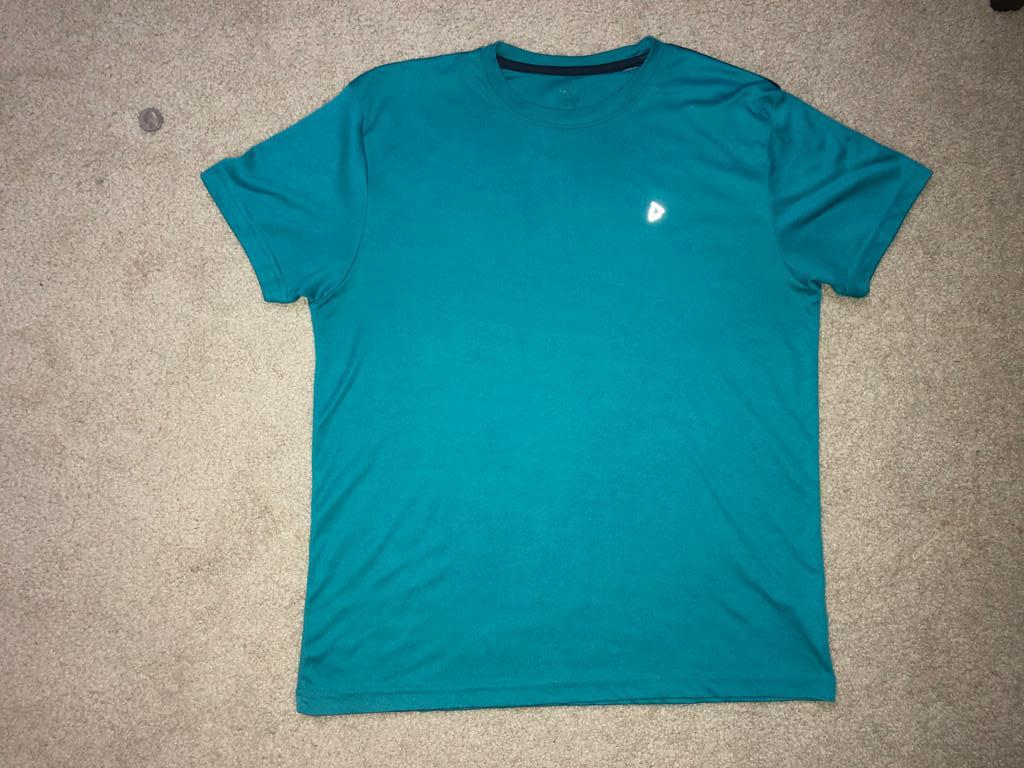
#> input picture images/outfits/best-fit-tshirt.jpeg, 1024 x 768 px
$ jupyter execute smarttry.ipynb   (older library calls are emulated)
#> lines starting #> are read from the running program, lines starting #| are printed output that depends on the picture; after the words box and inside, x2 and y2 are one past the last pixel; in counts of white or black regions, pixels touching at a corner belong together
# Fashion E-Commerce: Using Computer Vision to Find Clothing that Fits Like a Glove

> Never let online trends get in the way of creating a great outfit for yourself.

- **[Case-study and blog post](https://medium.com/egen/fashion-e-commerce-using-computer-vision-to-find-clothing-that-fits-like-a-glove-587719e125d8)**
- **[Github](https://github.com/booleanhunter-tech-blog/smarttry)**

[](https://mybinder.org/v2/gh/booleanhunter-tech-blog/smarttry/master)

## Objective

In this tutorial, you'll learn to build an algorithm in Python that computes the measurements of a T-Shirt from an image. So roll up your sleeves, and follow along!

### Let's begin by first importing a few Python libaries

Here's some brief descriptions about the packages you'll rely on to build this program:

- [cv2](https://pypi.org/project/opencv-python/): Pre-built CPU-only OpenCV packages for Python. OpenCV (Open Source Computer Vision Library) is a library of programming functions mainly aimed at real-time computer vision.
- [numpy](https://numpy.org/): A scientific computing package for Python that adds support for large, multi-dimensional arrays and matrices, along with a large collection of high-level mathematical functions to operate on these arrays.
- [matplotlib](https://matplotlib.org/): A library for creating static, animated, and interactive visualizations in Python
- [imutils](https://pypi.org/project/imutils/): A series of convenience functions to make basic image processing functions such as translation, rotation, resizing, skeletonization, displaying Matplotlib images, sorting contours, detecting edges, and much more easier with OpenCV.
- [scipy](https://www.scipy.org/): Python-based ecosystem of open-source software for mathematics, science, and engineering.

> **Did you know?** *Numpy along with libraries like SciPy and Matplotlib enabled the Event Horizon telescope to produce the [first ever image of a black hole](https://numpy.org/case-studies/blackhole-image/)*

[cell 1]
import cv2
import imutils
import numpy as np
from imutils import contours
from imutils import perspective
from scipy.spatial import distance as dist
from matplotlib import pyplot as plt

Good. Now that you have imported the libaries, let's begin by first importing an image of a T-Shirt. Assume that this T-Shirt is your current best-fit.

## Load the image of the T-shirt that is your current best fit

Use `cv2.imread` to read an image from your file system.

[cell 2]
bestFitImage = cv2.imread('./images/outfits/best-fit-tshirt.jpeg')
#> bestFitImage is the input picture: shape (768, 1024, 3); mean B, G, R 145.2, 145.6, 95.3

For knowing what the image looks like, you can use Matplotlib's `imshow` function, which will read the image, and then use `show` to display it.

[cell 3]
plt.imshow(bestFitImage)
plt.show()

You probably noticed that there is a circular object on the top left of this image. It's a US quarter, and it's there for a reason - to help determine the size of the outfit!

How? Let's understand the problem further.

# How do you measure the size of an object in an image?

Depending on how you take the photograph of the T-Shirt, it might appear smaller in the picture, or larger. So how would you know the true dimensions of the T-Shirt? Seems a bit complex right?

This ia a very common problem in applications that involve object and size detection. The most straight-forward and basic solution is to o define a *ratio* that measures the **number of pixels** per a given **metric**. For this, you'll use a **reference object**, an object that is uniquely identifiable in some manner. This object should have a couple of important properties:
1. Using computer vision, you should be able to easily find this object in the image. Here are some ways to do that:
  - Place this object in the image always in the same place (for example, on the top-left corner). This is perhaps the easiest solution
  - Use an object that's of a distinctive unique color, or a unique shape.
2. You should know the dimensions of this object in some measurable unit (for example, in centimetres, millimetres, or inches).

A US Quarter serves as a good reference object, because you already know it's size, and it's a shape that's unique so therefore easy to identify. You'll place it on the top left before clicking the photograph. Then, here's what you'll do:
1. You'll find contours for the image, and sort them from left-to-right.
2. Once sorted, the contour for the quarter will always be the first contour in the sorted list. You'll grab it and use it to calculate the **number of pixels** per a given **metric**. Here's the formula:

`pixels_per_metric = object_width / known_width`

A US quarter has a known_width of 0.955 inches. So if your `object_width` (measured in pixels) is computed be 150 pixels wide (based on its associated bounding box), the pixels_per_metric will be:

`pixels_per_metric = 150px / 0.955in = 157px`.

This means, that there are approximately 157 pixels per every 0.955 inches in our image. Using this ratio, we can compute the size of objects in an image.

> Source: I found this excellent tutorial from [PyImageSearch](https://www.pyimagesearch.com/2016/03/28/measuring-size-of-objects-in-an-image-with-opencv/)


**Now that you've got the gist of it, let's begin coding!**

# Image processing

### Convert the best-fit image to grayscale and apply some blur

[cell 4]
gray = cv2.cvtColor(bestFitImage, cv2.COLOR_BGR2GRAY)
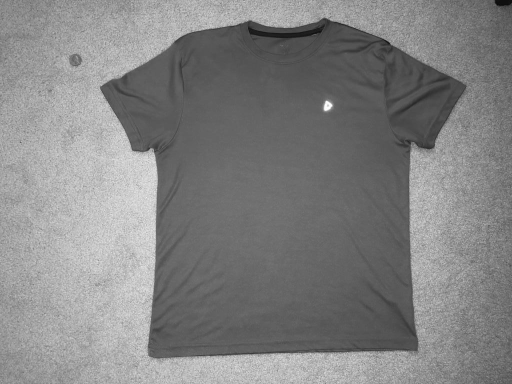
#> gray: shape (768, 1024) (shown at 1/2 size); min 2, max 255, mean 130.5
gray = cv2.GaussianBlur(gray, (7, 7), 0)

# Let's see how the gray-scaled image looks like
plt.imshow(gray)
plt.show()

> **Tip**: At any point, if you need to know what a variable contains, or need to see what the results of a certain image processing technique, feel free to use Python's `print` function and Matplotlib's `imshow` and `show` methods

## Next, perform edge detection, then perform a dilation + erosion to close gaps in between object edges

[cell 5]
edged = cv2.Canny(gray, 50, 100)
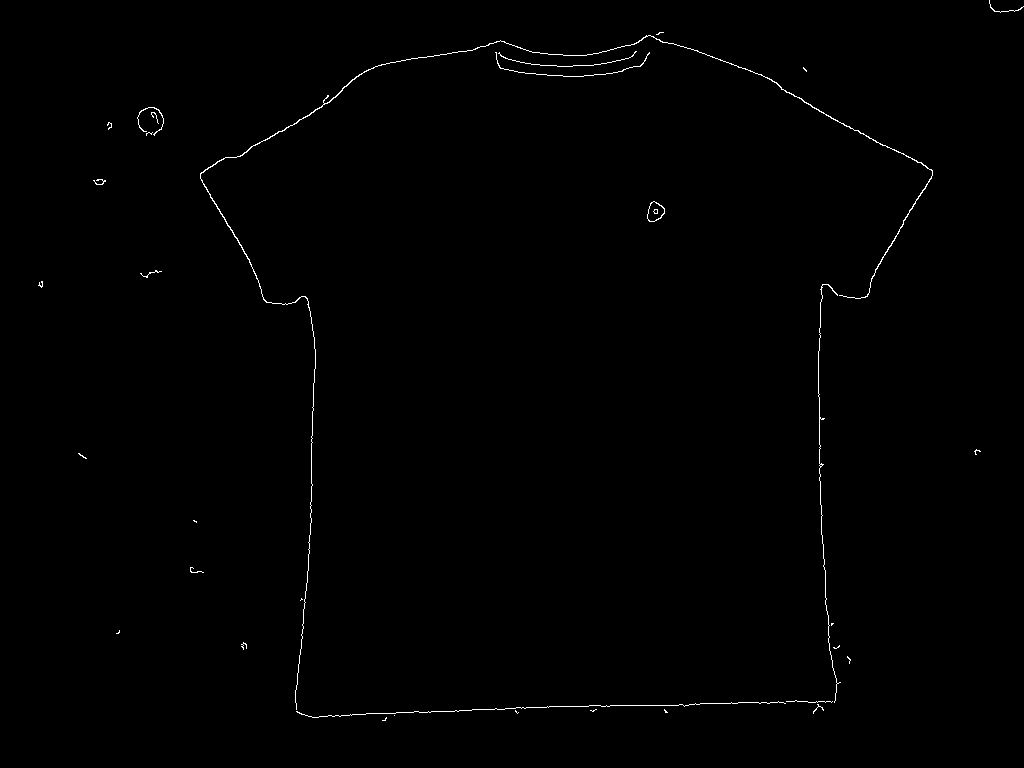
#> edged: shape (768, 1024); 0.47% white in thin lines or dots
edged = cv2.dilate(edged, None, iterations=1)
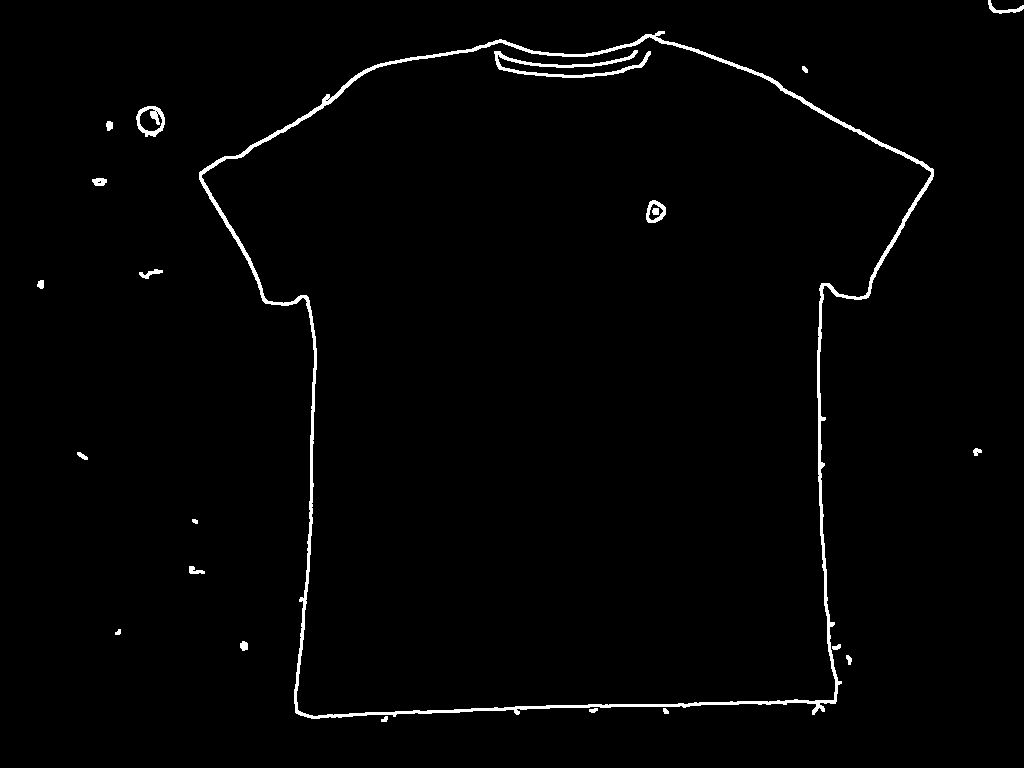
#> edged: shape (768, 1024); 1.5% white; 22 white regions, largest, box (x1, y1, x2, y2) and area: (199, 31, 934, 719) 9184, (494, 50, 651, 78) 1083, (136, 106, 165, 137) 402
edged = cv2.erode(edged, None, iterations=1)
#> edged: shape (768, 1024); 0.49% white in thin lines or dots

# Display the result
plt.imshow(edged)
plt.show()

### Now that you've detected the edges, you'll now find contours in the edge map.

# What are Contours?
To put it simply, it's a curve joining all the continuous points (along the boundary), having same color or intensity. Contours are a useful tool for shape analysis and object detection and recognition

[cell 6]
# find contours in the edge map
cnts = cv2.findContours(edged.copy(), cv2.RETR_EXTERNAL, cv2.CHAIN_APPROX_NONE)
#> cnts = 20 contours, 16 with area under 20; largest, box (x1, y1, x2, y2) and area: (200, 35, 933, 718) 357552, (137, 107, 164, 136) 534, (93, 179, 106, 185) 42, (241, 642, 247, 650) 22
cnts = imutils.grab_contours(cnts)

# Print the result
# print(cnts)

Now you have the contours, you'll sort them from left-to-right. Then you'll find the max of these contours, which is the area that your T-shirt occupies

## Sort contours and extract the contour that your T-shirt occupies

[cell 7]
# sort the contours from left-to-right and

(cnts, _) = contours.sort_contours(cnts)
cmax = max(cnts, key=cv2.contourArea)
#> cmax = contour of 2532 points, box (x1, y1, x2, y2) (200, 35, 933, 718), area 357552
# print(cmax) # Prints [[[646  35]], [[645  36]], [[644  37]] ... [[649  35]], [[648  35]], [[647  35]]]

## Find image moments

An [image moment](https://en.wikipedia.org/wiki/Image_moment) is a certain particular weighted average (moment) of the image pixels' intensities. It allows you to find image properties such as its area (or total intensity), its centroid, and information about its orientation.

[cell 8]
# Get the image moment and use it to find the centre
M = cv2.moments(cmax)
#> M = moments, m00 357552, centre m10/m00, m01/m00 = (564.4, 373.4)
# print(M)

# Find the center
cX = int(M["m10"] / M["m00"])
#> cX = 564
cY = int(M["m01"] / M["m00"])
#> cY = 373
print(cX, cY)
#| 564 373

### Create an empty canvas for your output image

[cell 9]
height, width, color = bestFitImage.shape
blank_image = np.zeros((height, width, 3), np.uint8)
blank_image.fill(255) # or img[:] = 255
#> blank_image: shape (768, 1024, 3); every value is 255
blank_image =cv2.cvtColor(blank_image, cv2.COLOR_RGB2BGR)
blank_image[:] = (216, 216, 216)
#> blank_image: shape (768, 1024, 3); every value is 216
blank_image[:] = (216, 216, 216)

# Display the result
plt.imshow(blank_image)
plt.show()

#### Next, you'll declare the `pixels_per_metric` variable and initialize it to `None` in the beginning.

[cell 10]
pixels_per_metric = None
known_width = 0.995 # Width of a US quarter (in inches)

## Examine the contours and calculate the outfit measurements

You'll loop over the contours in-order to examine them. On each loop:
1. First check if the contour area is sufficiently large. If it isn't then you'll ignore it, as it might be just noise from the edge-detection process.
2. Next, compute the rotated bounding box of the contour.
3. Then organize the points in the contour, such that they appear in top-left, top-right, bottom-right, and bottom-left order, and draw the outline of the bounding box.

Since the reference object is on the top-left, the first iteration will create an outline on the US quarter, and the 2nd iteration would create an outline on the T-Shirt, like this:


4. Next, check if the `pixels_per_metric` variable is initialized. If it isn't, then you'll use the bounding box to calculate the euclidian distance in pixels. This will be the value of `object_width` in the `pixels_per_metric` formula

5. Next, you'll find the top and bottom points of the T-shirt, as well as the Top and Bottom points of the T-shirt sleeve. You'll need these in-order to calculate the width and the height of the T-shirt and also the width of the T-shirt sleeve:


6. Finally, you'll label the measurements on the T-shirt!

[cell 11]
# First define a helper function that calculates the mid-point between 2 pairs of coordinates

def midpoint(ptA, ptB):
    return ((ptA[0] + ptB[0]) * 0.5, (ptA[1] + ptB[1]) * 0.5)

[cell 12]
# loop over the contours to examine them
for c in cnts:
    if cv2.contourArea(c) < 100:
        continue
    orig = bestFitImage.copy()

    box = cv2.minAreaRect(c)
    box = cv2.cv.BoxPoints(box) if imutils.is_cv2() else cv2.boxPoints(box)
    box = np.array(box, dtype="int")

    # order the points in the contour such that they appear in top-left, top-right, bottom-right, and bottom-left order,
    # then draw the outline of the rotated bounding box
    box = perspective.order_points(box)
    cv2.drawContours(orig, [box.astype("int")], -1, (0, 255, 0), 2)

    # Calculate the pixels_per_metric variable
    if pixels_per_metric is None:
        (tl, tr, br, bl) = box
        (tlblX, tlblY) = midpoint(tl, bl)
        (trbrX, trbrY) = midpoint(tr, br)
        dB = dist.euclidean((tlblX, tlblY), (trbrX, trbrY))
        pixels_per_metric = dB / known_width

    # If the contour is that of the T-shirt, then calculate the following:
    if cv2.contourArea(c) == cv2.contourArea(cmax):
        cv2.drawContours(blank_image, [cmax], -1, (255, 255, 255), -1)
        # calculate the top for the left sleeve
        leftSleeve_top = tuple(c[c[:, :, 0].argmin()][0])

        # intialize ext bottom ext top and centres
        extBotleft = (0, 0)
        extTop = (0, 0)
        centre = (cX, cY)

        # Calculate the extreme top point of the contour
        for yp in range(cY, 0, -1):
            isOnContour = cv2.pointPolygonTest(c, (cX, yp), False)
            if isOnContour == 0:
                extTop = (cX, yp)
                break

        # calculate the bottom left point of the contour
        for xp in range(cX, 0, -1):
            isOnContour = cv2.pointPolygonTest(c, (xp, cY), False)
            if isOnContour == 0:
                extBotleft = (xp, cY)
                break

        widx = dist.euclidean(centre, extBotleft)
        widy = dist.euclidean(centre, extTop)

        extBotRight = (int(cX + widx), cY)
        extDown = (cX, int(cY + widy))

        # calculate the bottom point of the left sleeve
        leftSleeve_bottom = (0, 0)
        yold = leftSleeve_top[1]
        found = False
        for x in cmax:
            for y in x:
                if leftSleeve_bottom != (0, 0):
                    break
                if tuple(y) == leftSleeve_top:
                    found = True
                if found and yold >= y[1]:
                    leftSleeve_bottom = tuple(y)
                else:
                    yold = y[1]

        # Draw points
        cv2.circle(orig, leftSleeve_top, 8, (0, 0, 255), -1)
        cv2.circle(orig, leftSleeve_bottom, 7, (255, 255, 255), -1)
        cv2.circle(orig, extBotleft, 8, (255, 255, 0), -1)
        cv2.circle(orig, extBotRight, 7, (255, 255, 255), -1)
        cv2.circle(orig, extTop, 8, (255, 255, 0), -1)
        cv2.circle(orig, extDown, 7, (255, 255, 255), -1)
        cv2.circle(orig, centre, 8, (255, 255, 0), -1)

        # Calculate the dimensions of the T-shirt! (width, height, and the dimensions of the sleeve)
        outfit_width = widx / pixels_per_metric * 2
        outfit_height = widy / pixels_per_metric * 2

        sleevedist = dist.euclidean(leftSleeve_top, leftSleeve_bottom)
        outfit_sleeve = sleevedist / pixels_per_metric

        # print the measurements
        print(F"T-shirt width: {outfit_width} inches")
        print(F"T-shirt height: {outfit_height} inches")
        print(F"T-shirt sleeve: {outfit_sleeve} inches")

        # Draw and label the measurements on the T-shirt image
        displaypoint = midpoint(leftSleeve_top, leftSleeve_bottom)

        cv2.arrowedLine(blank_image, (int(centre[0] - widx), int(centre[1]+widy+60)), (int(centre[0] + widx), int(centre[1]+widy+60)),
                     (0, 0, 0), 2, tipLength=0.05)
        cv2.arrowedLine(blank_image,
                        (int(centre[0] + widx), int(centre[1] + widy + 60)),
                        (int(centre[0] - widx), int(centre[1] + widy + 60)),
                        (0, 0, 0), 2, tipLength=0.05)
        cv2.arrowedLine(blank_image, (int(centre[0] + widx+150), int(centre[1] - widy)), (int(centre[0]+widx+150), int(centre[1] + widy)),
                 (0, 0, 0), 2, tipLength=0.05)
        cv2.arrowedLine(blank_image,  (int(centre[0] + widx + 150), int(centre[1] + widy)),
                        (int(centre[0] + widx + 150), int(centre[1] - widy)),
                        (0, 0, 0), 2, tipLength=0.05)

        cv2.putText(blank_image, "{:.1f}in (sleeve)".format(outfit_sleeve),
                    (int(displaypoint[0]-180), int(displaypoint[1])), cv2.FONT_HERSHEY_SIMPLEX,
                    0.65, (0, 0, 0), 2)
        cv2.putText(blank_image, "{:.1f}in (width)".format(outfit_width),
                    (int(extDown[0]), int(extDown[1] + 25)), cv2.FONT_HERSHEY_SIMPLEX,
                    0.65, (0, 0, 0), 2)

        cv2.putText(blank_image, "{:.1f}in (height)".format(outfit_height),
                    (int(extBotRight[0] + 10), int(extBotRight[1])), cv2.FONT_HERSHEY_SIMPLEX,
                    0.65, (0, 0, 0), 2)

        plt.imshow(blank_image)
        plt.show()

    # Display the result
    plt.imshow(orig)
    plt.show()
#> this loop made 20 passes
#> (box, leftSleeve_top, centre, widx, widy, extBotRight, extDown) on pass 10: ([[198, 38], [930, 32], [936, 712], [204, 717]], (200, 173), (564, 373), 250, 318, (814, 373), (564, 691))
#> (printed output is left out)
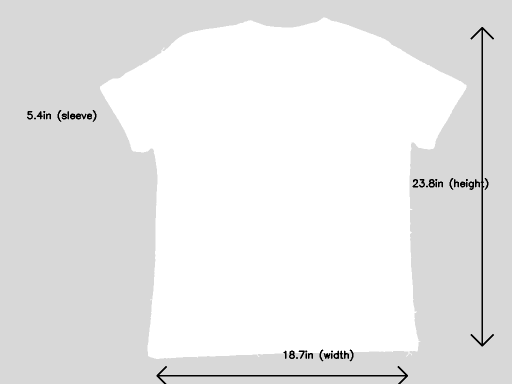
#> blank_image: shape (768, 1024, 3) (shown at 1/2 size); min 0, max 255, mean 231.8
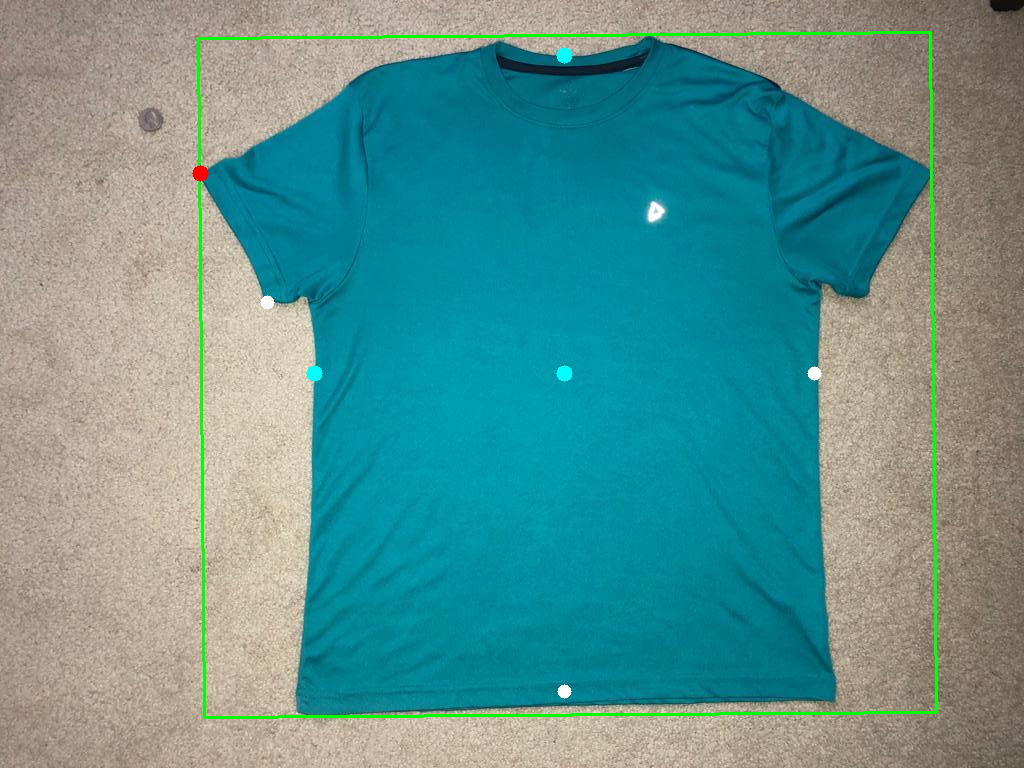
#> orig: shape (768, 1024, 3); mean B, G, R 143.7, 146.7, 93.5
#> after the loop, dB = 26.58; pixels_per_metric = 26.71; tlblX = 140; tlblY = 128.5; trbrX = 160; trbrY = 111
